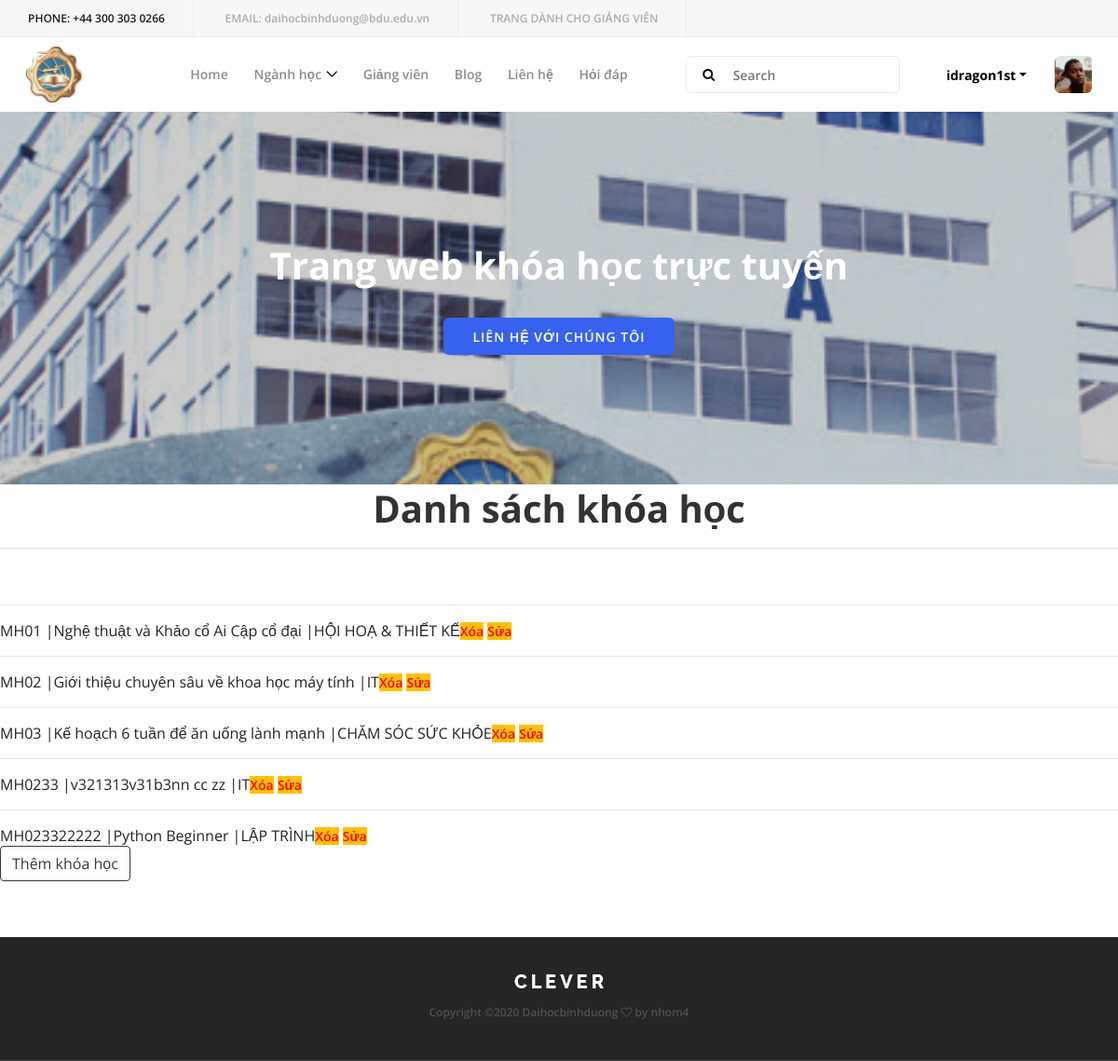
The page /ins_index (signed in) on the database its author committed.
### learning/models.py (models this page shows, shortened)
class Course(models.Model):
    course_id = models.CharField(primary_key=True, max_length=127)
    course_name = models.CharField(max_length=127)
    course_cate_id = models.ForeignKey(Course_Category, on_delete=models.CASCADE, related_name="arrivals")
    instructor_id = models.ForeignKey(CourseInstructor, on_delete=models.CASCADE, related_name="instructor",
                                      default="INS01")
    course_overview = models.CharField(max_length=127)
    course_price = models.IntegerField()
    course_image = models.ImageField(default="NULL", upload_to='photo/', blank=True)
    course_duration = models.CharField(max_length=127, default="NULL")
    course_lecture = models.IntegerField(blank=True, null=True)
    course_quiz = models.IntegerField(blank=True, null=True)
    course_percent_pass = models.IntegerField(blank=True, null=True)
    course_max_retake = models.IntegerField(blank=True, null=True)
    course_long_overview = models.CharField(max_length=2000, default="NULL")
    course_what_learn = models.CharField(max_length=500, default="NULL")

class Course_Category(models.Model):
    course_cate_id = models.CharField(max_length=127, primary_key=True)
    course_cate_name = models.CharField(max_length=127)
    course_category_image = models.ImageField(default="NULL")
    course_cate_overview = models.CharField(max_length=127)

### learning/views.py (the view)
# urls.py: path("ins_index", views.ins_index, name="ins_index"),
def ins_index(request):
    course = Course.objects.all()
    context = {
        "course" : course
    }
    return render(request, "learning/instructor_index.html", context)

### learning/templatetags/build_chat.py (called while the page is built)
@register.simple_tag
def build_chat_url(username):
    user = User.objects.filter(username = username).filter(groups__name='NormalCustomer')
    if user.exists():
        return reverse('chat', kwargs={
            'chatname': build_chat_room_name("idragon1st",username )})
    else:
        return "/chat"

### learning/templates/learning/instructor_index.html
{% extends "learning/base.html" %}
{% block page-container %}
<h1 style="text-align: center;">Danh sách khóa học</h1>
<hr>
{% if perms.learning.delete_course and perms.learning.view_course and perms.learning.change_course and perms.learning.add_course  %}
<div style="margin-top: 5%; margin-bottom: 5%">
    {% for c in course %}
    <table style="">
        <tr>
             <td>
                {{c.course_id}} |
            </td>
            <td>
                {{c.course_name}} |
            </td>
            <td>
                {{c.course_cate_id.course_cate_name}}
            </td>
            <td style="margin-left: 20%">
                <a class="btn-warning" style="color: red" href="{{c.course_id}}/delete">Xóa</a>
                <a class="btn-warning" style="color: red" href="{{c.course_id}}/update">Sửa</a>
            </td>
            <hr>
        </tr>
    </table>
    {% endfor %}
<div><a href="{% url 'add_course' %}"><button class="btn btn-outline-dark">Thêm khóa học</button></a></div>
</div>
{% else %}
    <h1 style="color: red">Tài khoản của bạn không có quyền truy cập trang này</h1>
{% endif %}
{% endblock %}

### learning/templates/learning/base.html (shortened to what this page needs)
{% load static %}
{% load static build_chat %}
<head>
	<link rel="stylesheet" href="https://cdnjs.cloudflare.com/ajax/libs/font-awesome/4.7.0/css/font-awesome.min.css">
    <link rel="stylesheet" href="{% static 'style.css' %}">
</head>
<body>
    <header class="header-area">
        <div class="top-header-area d-flex justify-content-between align-items-center">
            <div class="contact-info">
                <a href="#"><span>Phone:</span> +44 300 303 0266</a>
                <a href="#"><span>Email:</span> daihocbinhduong@bdu.edu.vn</a>
                {% if perms.learning.edit_course %}
                <a href="{% url 'ins_index' %}"><span>Trang dành cho giảng viên</span></a>
                {% endif %}
            </div>
        </div>
        <div class="clever-main-menu">
            <div class="classy-nav-container breakpoint-off">
                <nav class="classy-navbar justify-content-between" id="cleverNav">
                    <a class="nav-brand" href="{% url 'base' %}"><img style="height: 60px; width: 60px;" src="{% static 'img/core-img/Logo-truong-vien.png' %}" alt=""></a>
                    <div class="classy-menu">
                        <div class="classynav">
                            <ul>
                                <li><a href="{% url 'base' %}">Home</a></li>
                                <li><a href="#">Ngành học</a>
                                </li>
                                <li><a href="{% url 'instructor' %}">Giảng viên</a></li>
                                <li><a href="">Blog</a></li>
                                <li><a href="{% url 'contact' %}">Liên hệ</a></li>
                                <li><a href="{% build_chat_url user.username %}">Hỏi đáp</a></li>
                            </ul>
                            <div class="search-area">
                                <form action="#" method="post">
                                    <input type="search" name="search" id="search" placeholder="Search">
                                    <button type="submit"><i class="fa fa-search" aria-hidden="true"></i></button>
                                </form>
                            </div>
                            {% if user.is_authenticated %}
                             <div class="login-state d-flex align-items-center">
                                <div class="user-name mr-30">
                                    <div class="dropdown">
                                        <a class="dropdown-toggle" href="#" role="button" id="userName" data-toggle="dropdown" aria-haspopup="true" aria-expanded="false">{{user.get_username}}</a>
                                    </div>
                                </div>
                                <div class="userthumb">
                                    <img src="{% static 'img/bg-img/t1.png' %}" alt="">
                                </div>
                            </div>
                            {% else %}
                            <div class="register-login-area">
                                <a href="{% url 'register'%}?next={{request.path}}" class="btn">Đăng ký</a>
                                <a href="{% url 'login'%}?next={{request.path}}" class="btn active">Đăng nhập</a>
                            </div>
                            {% endif %}
                        </div>
                    </div>
                </nav>
            </div>
        </div>
    </header>
    <section class="hero-area bg-img bg-overlay-2by5" style="background-image: url('{% static 'img/bg-img/vcc2.jpg' %}');">
        <div class="container h-100">
            <div class="row h-100 align-items-center">
                <div class="col-12">
                    <div class="hero-content text-center">
                        <h2>Trang web khóa học trực tuyến</h2>
                        <a href="{% url 'home' %}" class="btn clever-btn">liên hệ với chúng tôi</a>
                    </div>
                </div>
            </div>
        </div>
    </section>
	<div class="page-container">
		{% block page-container  %}{% endblock %}
	</div>
    <footer class="footer-area">
        <div class="top-footer-area">
            <div class="container">
                <div class="row">
                    <div class="col-12">
                        <div class="footer-logo">
                            <a href="{% url 'base' %}"><img src="img/core-img/logo2.png" alt=""></a>
                        </div>
                        <p><a href="#">
Copyright &copy;<script>document.write(new Date().getFullYear());</script> Daihocbinhduong <i class="fa fa-heart-o" aria-hidden="true"></i> by <a href="https://colorlib.com" target="_blank">nhom4</a>
</p>
                    </div>
                </div>
            </div>
        </div>
    </footer>
</body>

### learning/static/style.css (style rules this page uses)
* { margin: 0; padding: 0; }
body { font-family: "Open Sans", sans-serif; font-size: 14px; font-weight: 400; }
h1, h2, h3, h4, h5, h6 { color: rgba(0, 0, 0, 0.8); line-height: 1.3; font-weight: 700; }
p { font-family: "Raleway", sans-serif; color: #5a5a5a; font-size: 14px; line-height: 1.8; font-weight: 400; }
a, a:hover, a:focus { -webkit-transition-duration: 500ms; transition-duration: 500ms; text-decoration: none; outline: 0 solid transparent; color: rgba(0, 0, 0, 0.8); font-weight: 600; font-size: 14px; }
ul, ol { margin: 0; }
ul li, ol li { list-style: none; }
img { height: auto; max-width: 100%; }
.mr-30 { margin-right: 30px !important; }
.bg-img { background-position: center center; background-size: cover; background-repeat: no-repeat; }
.bg-overlay, .foo-bg-overlay, .bg-overlay-2by5 { position: relative; z-index: 1; background-position: center center; background-size: cover; }
.bg-overlay::after, .foo-bg-overlay::after, .bg-overlay-2by5::after { background-color: rgba(0, 0, 0, 0.6); position: absolute; z-index: -1; top: 0; left: 0; width: 100%; height: 100%; content: ""; }
.bg-overlay-2by5::after { background-color: rgba(0, 0, 0, 0.2); }
.clever-btn { display: inline-block; min-width: 160px; height: 40px; background-color: #3762f0; font-weight: 600; text-transform: uppercase; letter-spacing: 1px; font-size: 14px; color: #ffffff; border: 1px solid transparent; border-radius: 6px; padding: 0 30px; line-height: 40px; text-align: center; -webkit-transition-duration: 300ms; transition-duration: 300ms; }
.header-area { position: relative; z-index: 200; }
.top-header-area { position: relative; z-index: 1; width: 100%; height: 40px; background-color: #f7f7f7; border-bottom: 1px solid #ebebeb; }
.top-header-area .contact-info { position: relative; z-index: 1; }
.top-header-area .contact-info a { display: inline-block; height: 40px; padding: 0 30px; line-height: 40px; color: rgba(0, 0, 0, 0.3); font-size: 12px; border-right: 1px solid #ebebeb; }
.top-header-area .contact-info a span { text-transform: uppercase; }
.clever-main-menu { position: relative; z-index: 1; width: 100%; height: 80px; }
.clever-main-menu .classy-navbar { height: 80px; }
.clever-main-menu .classynav ul li a { color: rgba(0, 0, 0, 0.45); font-weight: 600; }
.clever-main-menu .search-area { position: relative; z-index: 1; }
.clever-main-menu .search-area form { position: relative; z-index: 10; width: 230px; height: 40px; margin: 0 50px; }
.clever-main-menu .search-area form input { width: 100%; height: 40px; border-radius: 6px; border: 1px solid #ebebeb; padding: 0 15px 0 50px; font-size: 14px; color: rgba(0, 0, 0, 0.35); font-weight: 600; -webkit-transition-duration: 500ms; transition-duration: 500ms; }
.clever-main-menu .search-area form button { position: absolute; width: 50px; height: 40px; background-color: transparent; top: 0; left: 0; z-index: 10; border: none; text-align: center; cursor: pointer; outline: none; }
.login-state { position: relative; z-index: 1; }
.login-state .user-name .dropdown .dropdown-toggle { font-size: 14px; font-weight: 700; color: #000; }
.login-state .userthumb { -webkit-box-flex: 0; -ms-flex: 0 0 40px; flex: 0 0 40px; max-width: 40px; width: 40px; border-radius: 6px; }
.login-state .userthumb img { border-radius: 6px; }
.hero-area { position: relative; z-index: 2; width: 100%; height: 400px; background-attachment: fixed; }
.hero-area .hero-content h2 { font-size: 40px; margin-bottom: 30px; font-weight: 700; color: #ffffff; }
.top-footer-area { position: relative; z-index: 1; background-color: #252525; padding: 40px 0; text-align: center; border-bottom: 1px solid #4c4c4c; }
.top-footer-area .footer-logo { display: block; margin-bottom: 15px; }
.top-footer-area p { margin-bottom: 0; font-size: 12px; color: rgba(255, 255, 255, 0.2); font-family: "Open Sans", sans-serif; }
.top-footer-area p a { color: rgba(255, 255, 255, 0.2); font-size: 12px; font-family: "Open Sans", sans-serif; }

### rows shown on the page
Course: course_id "MH01", course_name "Nghệ thuật và Khảo cổ Ai Cập cổ đại", course_cate_id.course_cate_name "HỘI HOẠ & THIẾT KẾ"
Course: course_id "MH02", course_name "Giới thiệu chuyên sâu về khoa học máy tính", course_cate_id.course_cate_name "IT"
Course: course_id "MH03", course_name "Kế hoạch 6 tuần để ăn uống lành mạnh", course_cate_id.course_cate_name "CHĂM SÓC SỨC KHỎE"
Course: course_id "MH0233", course_name "v321313v31b3nn cc zz", course_cate_id.course_cate_name "IT"
Course: course_id "MH023322222", course_name "Python Beginner", course_cate_id.course_cate_name "LẬP TRÌNH"

### other values the page prints
{{ user.get_username }} "idragon1st"
